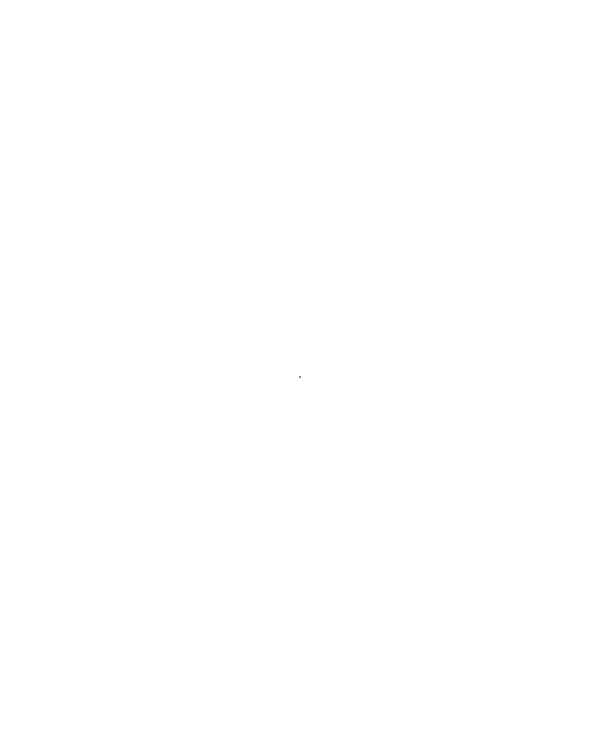
Frame 1 (no input)
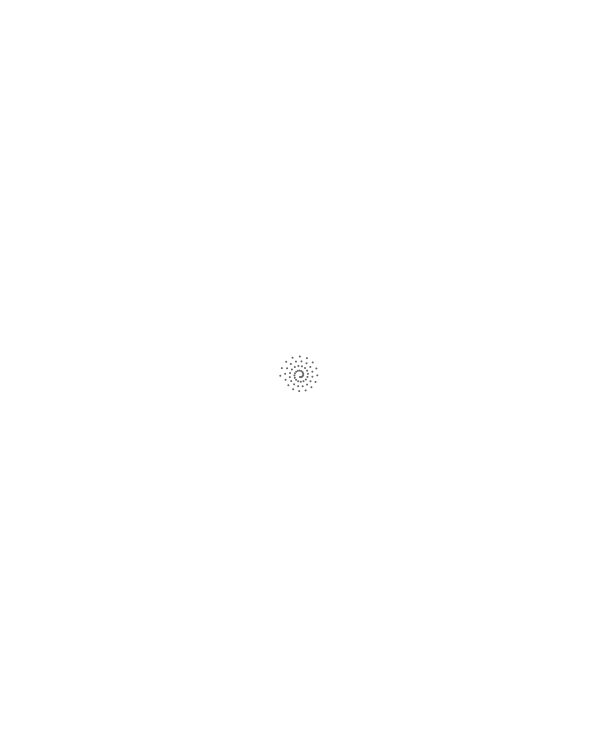
Frame 60 (the mouse pressed at the canvas centre just before this capture)
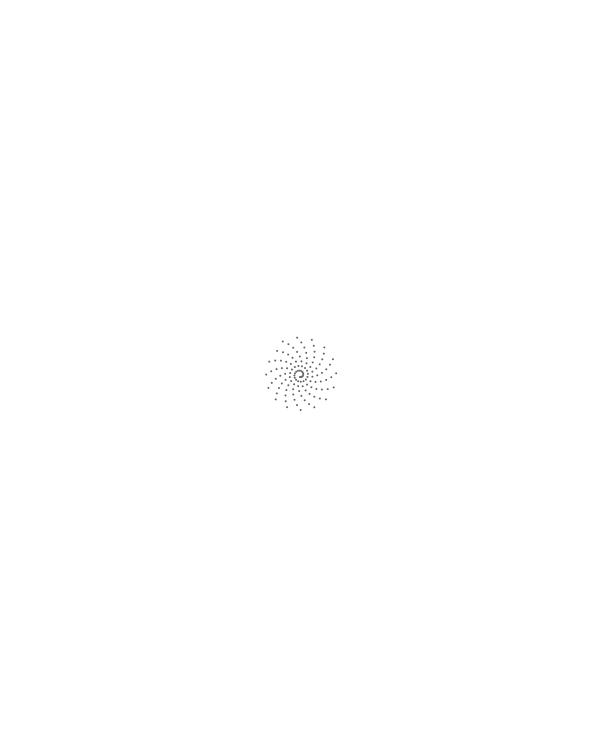
Frame 120 (the mouse held since frame 60 and released just before this capture)

The Processing sketch that drew these frames (run headless with seeded random() and noise(); from frame 60 on, the mouse is pressed at the canvas centre):

// Processing sketch: c_0_readInSinCos_1
// ── c_0_readInSinCos_1.pde
/*draw the road of sin and cos*/
//should draw in 椭圆
float x,y;
float amp = 2;
float angle =0;
float angleOff = 0.4;
float ampOff = 0.3;
void setup(){
  size(600,750);
  background(255);
  fill(100);
  noStroke();
}

void draw(){
  //background(255);
  //sin(freq)* amp
  
  translate(width/2, height/2);
  //the color pixel we want to get.
  x = sin(angle) * amp;
  y = cos(angle) * amp;
  //line(0,0, x, y);
  //can add check function to determine if not to draw the dot(add the particle)
  ellipse(x,y, 2,2);
  
  amp += ampOff;
  angle += angleOff;
  //angleOff = map(amp, 0, 10000, 0.4, 0.0001);
}
